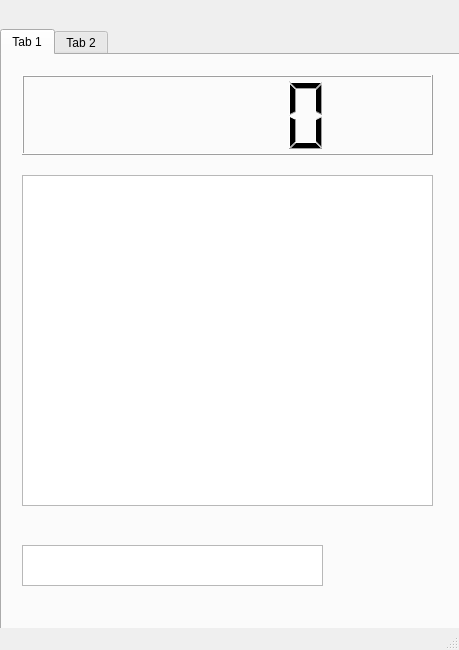
<?xml version="1.0" encoding="UTF-8"?>
<ui version="4.0">
 <class>MainWindow</class>
 <widget class="QMainWindow" name="MainWindow">
  <property name="enabled">
   <bool>true</bool>
  </property>
  <property name="geometry">
   <rect>
    <x>0</x>
    <y>0</y>
    <width>459</width>
    <height>650</height>
   </rect>
  </property>
  <property name="windowTitle">
   <string>MainWindow</string>
  </property>
  <property name="styleSheet">
   <string notr="true"/>
  </property>
  <widget class="QWidget" name="centralwidget">
   <property name="enabled">
    <bool>true</bool>
   </property>
   <widget class="QTabWidget" name="tabWidget">
    <property name="geometry">
     <rect>
      <x>0</x>
      <y>29</y>
      <width>521</width>
      <height>621</height>
     </rect>
    </property>
    <property name="currentIndex">
     <number>0</number>
    </property>
    <widget class="QWidget" name="tab">
     <attribute name="title">
      <string>Tab 1</string>
     </attribute>
     <widget class="QWidget" name="verticalLayoutWidget">
      <property name="geometry">
       <rect>
        <x>20</x>
        <y>20</y>
        <width>411</width>
        <height>80</height>
       </rect>
      </property>
      <layout class="QVBoxLayout" name="verticalLayout">
       <item>
        <widget class="QLCDNumber" name="lcdNumber"/>
       </item>
      </layout>
     </widget>
     <widget class="QTableWidget" name="tableWidget">
      <property name="geometry">
       <rect>
        <x>20</x>
        <y>120</y>
        <width>411</width>
        <height>331</height>
       </rect>
      </property>
     </widget>
     <widget class="QTextEdit" name="textEdit">
      <property name="geometry">
       <rect>
        <x>20</x>
        <y>490</y>
        <width>301</width>
        <height>41</height>
       </rect>
      </property>
     </widget>
    </widget>
    <widget class="QWidget" name="tab_2">
     <attribute name="title">
      <string>Tab 2</string>
     </attribute>
    </widget>
   </widget>
  </widget>
  <widget class="QStatusBar" name="statusbar"/>
 </widget>
 <resources/>
 <connections/>
</ui>
